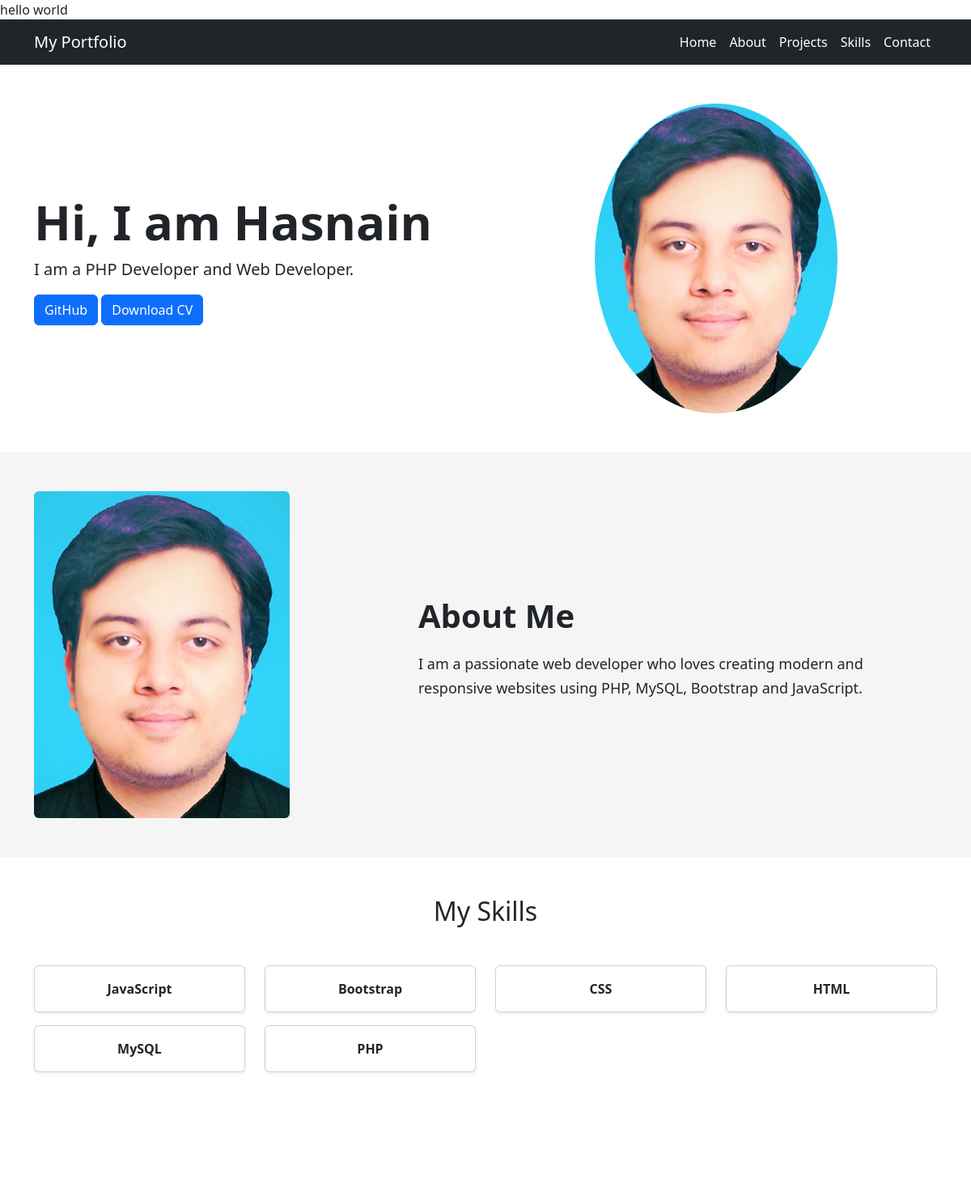
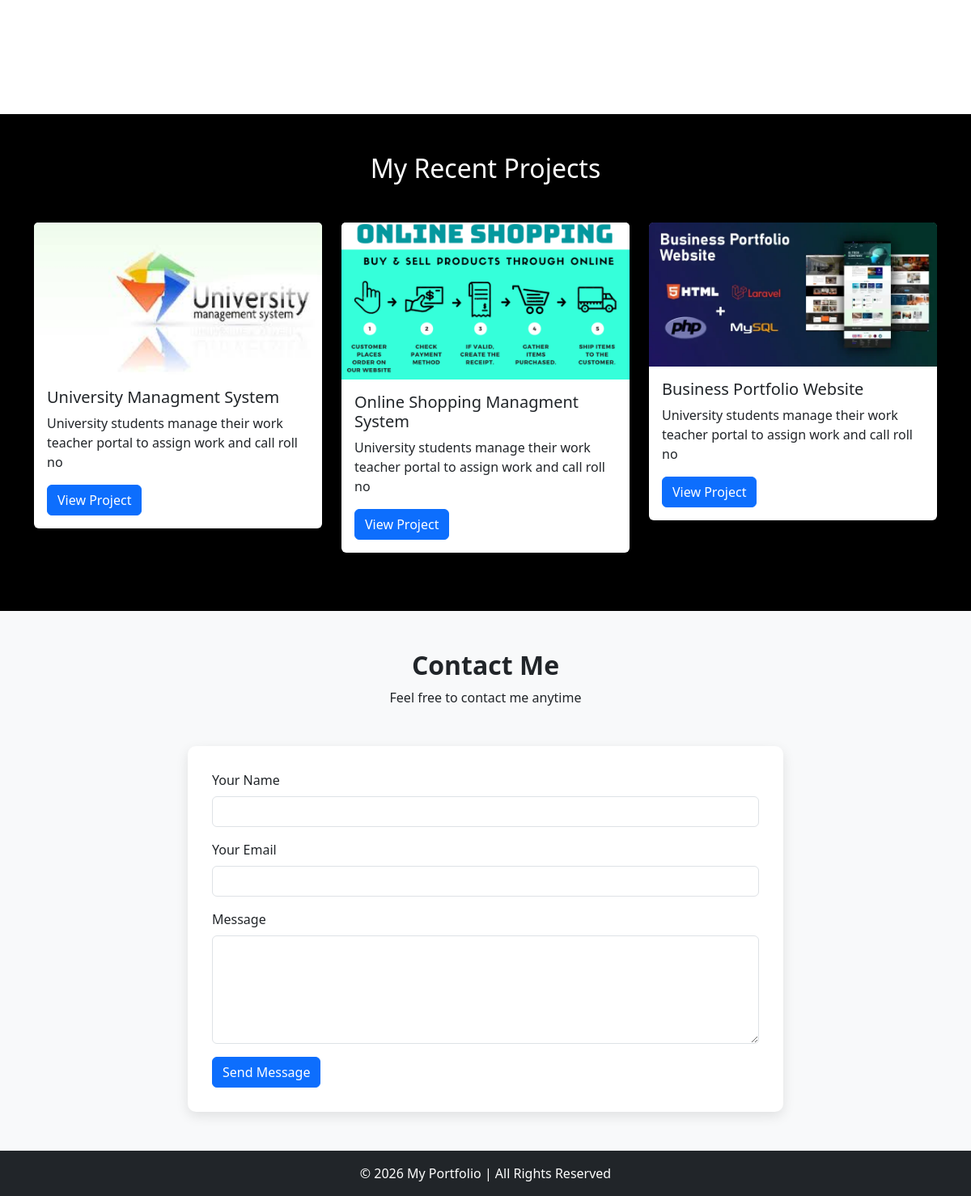
The page / on the database its author committed (2 pictures, top to bottom).
### tables this page shows
CREATE TABLE `hero` (
  `id` int(11) NOT NULL,
  `title` varchar(255) NOT NULL,
  `description` text DEFAULT NULL,
  `button_text` varchar(100) DEFAULT NULL,
  `button_text2` varchar(100) DEFAULT NULL,
  `image` varchar(255) DEFAULT NULL
);

CREATE TABLE `about` (
  `id` int(11) NOT NULL,
  `title` varchar(255) NOT NULL,
  `description` text DEFAULT NULL,
  `image` varchar(255) DEFAULT NULL
);

CREATE TABLE `skills` (
  `id` int(11) NOT NULL,
  `skill_name` varchar(100) NOT NULL
);

CREATE TABLE `projects` (
  `id` int(11) NOT NULL,
  `title` varchar(255) NOT NULL,
  `description` text DEFAULT NULL,
  `image` varchar(255) DEFAULT NULL,
  `project_link` varchar(500) DEFAULT NULL
);

### index.php (the view, shortened to what this page needs)
<?php
include './includes/db.php';
$about_result = mysqli_query($conn, "SELECT * FROM about LIMIT 1");
$about = mysqli_fetch_assoc($about_result);
?>
<!DOCTYPE html>
<html lang="en">
<head>
    <link href="https://cdn.jsdelivr.net/npm/bootstrap@5.3.3/dist/css/bootstrap.min.css" rel="stylesheet">
    <link rel="stylesheet" href="assets/css/style.css">
</head>
<body>
<nav class="navbar navbar-expand-lg text-white bg-dark">
    <div class="container">
        <a class="navbar-brand text-white" href="#">
            My Portfolio
        </a>
        <div class="collapse navbar-collapse" id="menu">
            <ul class="navbar-nav ms-auto">
                <li class="nav-item">
                    <a class="nav-link text-white" href="#home">Home</a>
                </li>
                <li class="nav-item">
                    <a class="nav-link text-white" href="#about">About</a>
                </li>
                <li class="nav-item">
                    <a class="nav-link text-white" href="#projects">Projects</a>
                </li>
             <li class="nav-item">
                    <a class="nav-link text-white" href="#skills">Skills</a>
                </li>
                <li class="nav-item">
                    <a class="nav-link text-white" href="#contact">Contact</a>
                </li>
            </ul>
        </div>
    </div>
</nav>
<?php
include 'includes/db.php';
$result = mysqli_query($conn, "SELECT * FROM hero LIMIT 1");
$hero = mysqli_fetch_assoc($result);
?>
<section class="hero py-5" id="home">
    <div class="container">
        <div class="row align-items-center">
            <div class="col-md-6">
                <h1><?= $hero['title']; ?></h1>
                <p><?= $hero['description']; ?></p>
                <a href="https://github.com/hasnain008beta"   class="btn btn-primary">
                    <?= $hero['button_text']; ?>
                </a>
                  <a href="assets/images/making-CV.pdf" download class="btn btn-primary">
                    <?= $hero['button_text2']; ?>
                </a>
            </div>
            <div class="col-md-6 text-center">
                <img src="assets/images/<?= $hero['image']; ?>"
                     class="img-fluid rounded-circle"
                     width="300">
            </div>
        </div>
    </div>
</section>
 <section class="about py-5" id="about">
<div class="container">
<div class="row align-items-center">
<div class="col-md-5">
<img src="assets/images/<?php echo $about['image']; ?>"
class="img-fluid rounded">
</div>
<div class="col-md-7">
<h2><?php echo $about['title']; ?></h2>
<p><?php echo $about['description']; ?></p>
</div>
</div>
</div>
</section>
 <section class="skills py-5" id="skills">
    <div class="container">
        <div class="text-center mb-5">
            <h2>My Skills</h2>
        </div>
        <div class="row">
            <?php
            $skills = mysqli_query(
                $conn,
                "SELECT * FROM skills ORDER BY id DESC"
            );
            while($skill = mysqli_fetch_assoc($skills))
            {
            ?>
                <div class="col-md-3 mb-3">
                    <div class="card p-3 text-center shadow-sm">
                        <?= htmlspecialchars($skill['skill_name']); ?>
                    </div>
                </div>
            <?php } ?>
        </div>
    </div>
</section>
  <section class="projects py-5" id="projects">
<div class="container">
  <div class="text-center mb-5 text-white">
    <h2>My Recent Projects</h2>
 </div>
<div class="row">
<?php
$projects = mysqli_query(
$conn,
"SELECT * FROM projects"
);
while($project = mysqli_fetch_assoc($projects))
{
?>
<div class="col-md-4 mb-4">
<div class="card">
<img
src="assets/images/<?= $project['image']; ?>"
class="card-img-top">
<div class="card-body">
<h5>
<?= $project['title']; ?>
</h5>
<p>
<?= $project['description']; ?>
</p>
<a
href="<?= $project['project_link']; ?>"
target="_blank"
class="btn btn-primary">
View Project
</a>
</div>
</div>
</div>
<?php } ?>
</div>
</div>
</section>
<section class="contact py-5" id="contact">
    <div class="container">
        <div class="text-center mb-5">
            <h2>Contact Me</h2>
            <p>Feel free to contact me anytime</p>
        </div>
        <div class="row justify-content-center">
            <div class="col-md-8">
                <form method="POST">
                    <div class="mb-3">
                        <label class="form-label">Your Name</label>
                        <input
                            type="text"
                            name="name"
                            class="form-control"
                            required>
                    </div>
                    <div class="mb-3">
                        <label class="form-label">Your Email</label>
                        <input
                            type="email"
                            name="email"
                            class="form-control"
                            required>
                    </div>
                    <div class="mb-3">
                        <label class="form-label">Message</label>
                        <textarea
                            name="message"
                            rows="5"
                            class="form-control"
                            required></textarea>
                    </div>
                    <button
                        type="submit"
                        name="send_message"
                        class="btn btn-primary">
                        Send Message
                    </button>
                </form>
            </div>
        </div>
    </div>
</section>
<footer class="bg-dark text-white text-center py-3">
    <div class="container">
        <p class="mb-0">
            © 2026 My Portfolio | All Rights Reserved
        </p>
    </div>
</footer>
</body>
</html>

### assets/css/style.css (style rules this page uses)
* { padding: 0; margin: 0; box-sizing: border-box; }
html { width: 100vw; }
.hero { min-height:20vh; display:flex; align-items:center; }
.img-fluid { max-width: 70%; height: auto; }
.hero h1 { font-size:60px; font-weight:bold; }
.hero p { font-size:20px; }
.about { background:#f5f5f5; }
.about h2 { font-size:40px; font-weight:bold; margin-bottom:20px; }
.about p { font-size:18px; line-height:30px; }
.skills { height: 70vh; }
.skills .card { transition:0.3s; font-weight:bold; }
.projects { background:#000000; }
.projects .card { transition:0.3s; border:none; }
.contact { background:#f8f9fa; }
.contact h2 { font-weight:bold; }
.contact form { background:white; padding:30px; border-radius:10px; box-shadow:0 5px 15px rgba(0,0,0,0.1); }

### rows shown on the page
hero: title "Hi, I am Hasnain", description "I am a PHP Developer and Web Developer.", button_text "GitHub", button_text2 "Download CV", image (picture)
about: image (picture), title "About Me", description "I am a passionate web developer who loves creating modern and responsive websites using PHP, MySQL, Bootstrap and JavaScript."
skills: skill_name "JavaScript"
skills: skill_name "Bootstrap"
skills: skill_name "CSS"
skills: skill_name "HTML"
skills: skill_name "MySQL"
skills: skill_name "PHP"
projects: image (picture), title "University Managment System", description "University students manage their work teacher portal to assign work and call roll no"
projects: image (picture), title "Online Shopping Managment System", description "University students manage their work teacher portal to assign work and call roll no"
projects: image (picture), title "Business Portfolio Website", description "University students manage their work teacher portal to assign work and call roll no"
